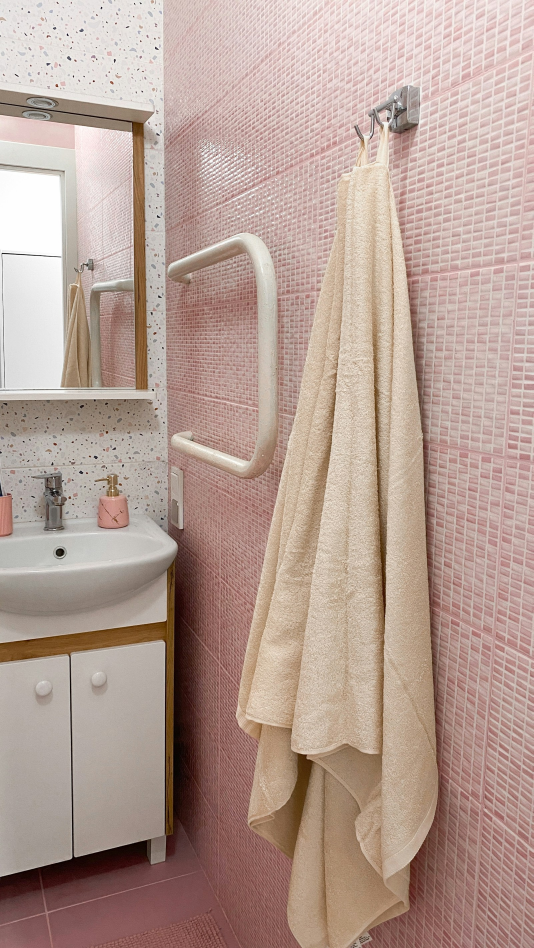
#> input picture outils/eq/l4/douche.jpg, 1600 x 2844 px, found by its file name (shown at 1/3 size)
$ python lot4.py
#> lines starting #> are read from the running program, lines starting #| are printed output that depends on the picture
### outils/phrase.py
"""Atlasienne - format "la phrase qu'on envoie à sa copine" : photo d'ambiance plein cadre 1080x1920,
phrase en serif blanc centrée, enchaînement en fondu. Pas de pagination, pas de "glisse"."""
import sys, os, subprocess, tempfile
sys.path.insert(0, "/home/claude/atlasienne")
from atl2 import serif, sans, wrap, fr, logotype, PAPIER, ROSE, symbole
from PIL import Image, ImageDraw, ImageFilter, ImageEnhance, ImageStat, ImageOps

RW, RH = 1080, 1920
PH = "/home/claude/atlasienne/eq/l4/"
SIDE = 110          # marges latérales (zone sûre Reels)
TOP_SAFE, BOT_SAFE = 300, 420


def fond(photo, fx=0.5, fy=0.5, voile=0.52, flou=0):
#> called with photo = 'douche.jpg', fx = 0.5, fy = 0.4, voile = 0.52, flou = 0
    im = Image.open(PH + photo).convert("RGB")
#> im is the input picture: PIL image 1600x2844 RGB; mean R, G, B 181.6, 158.7, 148.8
    iw, ih = im.size
#> iw = 1600; ih = 2844
    r = RW / RH
    if iw / ih > r:
        ch = ih; cw = ch * r
#> after `ch = ih`: ch = 2844
#> after `cw = ch * r`: cw = 1599.8
    else:
        cw = iw; ch = cw / r
    x0 = min(max(fx * iw - cw / 2, 0), iw - cw)
#> x0 = 0.125
    y0 = min(max(fy * ih - ch / 2, 0), ih - ch)
#> y0 = 0
    im = im.crop((int(x0), int(y0), int(x0 + cw), int(y0 + ch))).resize((RW, RH), Image.LANCZOS)
#> im: PIL image 1080x1920 RGB
    if flou:
        im = im.filter(ImageFilter.GaussianBlur(flou))
    lum = ImageStat.Stat(ImageOps.grayscale(im)).mean[0]
#> lum = 164.4
    # voile chaud, plus fort si la photo est claire
    k = min(0.78, voile + max(0, lum - 110) / 400)
#> k = 0.656
    chaud = Image.new("RGB", (RW, RH), (24, 16, 12))
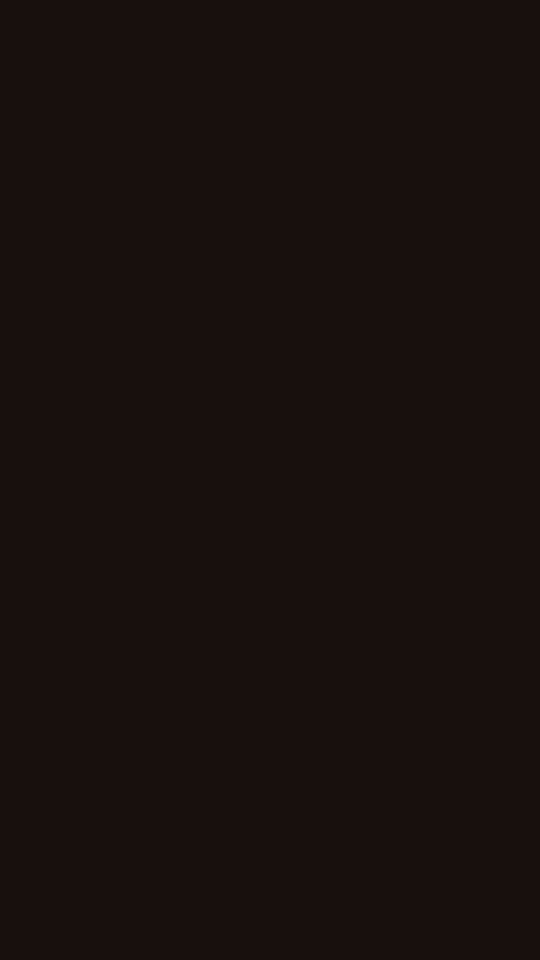
#> chaud: PIL image 1080x1920 RGB (shown at 1/2 size); mean R, G, B 24, 16, 12
    return Image.blend(im, chaud, k)
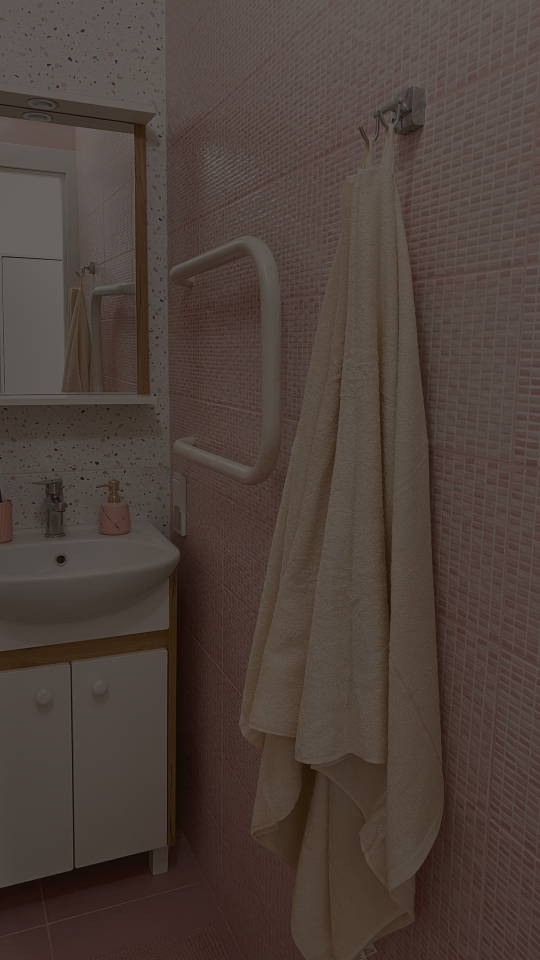
#> returned value: PIL image 1080x1920 RGB (shown at 1/2 size); mean R, G, B 77.7, 64.6, 58.5


# [9 lines left out: function noorph, not called in this run]


def _bloc(d, txt, font, width, lh):
    lines = wrap(d, noorph(txt), font, width)
    return lines, lh * len(lines)


def ecran(path, photo, phrase, sous=None, fx=0.5, fy=0.5, taille=86, voile=0.52, flou=0, cta=None):
    img = fond(photo, fx, fy, voile, flou)
    d = ImageDraw.Draw(img)
    width = RW - 2 * SIDE
    t = taille
    while True:
        fp = serif(t, 560)
        lp, hp = _bloc(d, phrase, fp, width, int(t * 1.16))
        if len(lp) <= 7 or t <= 58:
            break
        t -= 4
#> after the loop, t = 96
    blocs = [(lp, fp, int(t * 1.16), PAPIER, "serif")]
    if sous:
        fs = sans(48, 420)
        ls, hs = _bloc(d, sous, fs, width, 64)
        blocs.append((ls, fs, 64, ROSE, "sans"))
    if cta:
        fc = sans(46, 580)
        lc, hc = _bloc(d, cta, fc, width, 62)
        blocs.append((lc, fc, 62, ROSE, "sans"))
    gap = 54
    total = sum(len(b[0]) * b[2] for b in blocs) + gap * (len(blocs) - 1)
    zone_c = TOP_SAFE + (RH - TOP_SAFE - BOT_SAFE) / 2
    y = int(zone_c - total / 2)
    # ombre douce
    sh = Image.new("L", (RW, RH), 0)
    sd = ImageDraw.Draw(sh)
    yy = y
    for lines, f, lh, col, _ in blocs:
        for ln in lines:
            sd.text((RW / 2, yy + 4), ln, font=f, fill=210, anchor="ma")
            yy += lh
        yy += gap
    sh = sh.filter(ImageFilter.GaussianBlur(12)).point(lambda v: int(v * 0.6))
    img.paste(Image.new("RGB", (RW, RH), (0, 0, 0)), (0, 0), sh)
    d = ImageDraw.Draw(img)
    for i, (lines, f, lh, col, kind) in enumerate(blocs):
        if i > 0 and kind == "sans" and i == len(blocs) - 1 and cta:
            d.line([(RW / 2 - 40, y - gap / 2), (RW / 2 + 40, y - gap / 2)], fill=ROSE, width=3)
        for ln in lines:
            d.text((RW / 2, y), ln, font=f, fill=col, anchor="ma")
            y += lh
        y += gap
    # marque discrète, au-dessus de la zone de légende Instagram
    s = 40
    sym = symbole(s)
    lw = d.textlength("atlasienne", font=serif(34, 620))
    x0 = int(RW / 2 - (s + 12 + lw) / 2)
    yb = RH - BOT_SAFE + 70
    img.paste(sym, (x0, yb - s + 8), sym)
    logotype(d, x0 + s + 12, yb, 34, PAPIER)
    img.save(path, quality=93)
    return path


def duree(txt_total):
    n = len(txt_total.split())
    return round(max(2.0, min(3.6, 0.8 + 0.20 * n)), 2)


# [17 lines left out: function video, not called in this run]


def reel_phrase(slug, out_dir, ecrans, defaults=None):
    """ecrans : liste de dicts (photo, phrase, sous, cta, fx, fy, taille, duree)."""
    d = os.path.join(out_dir, slug)
    os.makedirs(d, exist_ok=True)
    fs, durs = [], []
    for i, e in enumerate(ecrans, 1):
        e = {**(defaults or {}), **e}
        p = os.path.join(d, f"{i:02d}.jpg")
        ecran(p, e["photo"], e["phrase"], e.get("sous"), e.get("fx", .5), e.get("fy", .5),
              e.get("taille", 86), e.get("voile", .52), e.get("flou", 0), e.get("cta"))
        fs.append(p)
        txt = " ".join(x for x in (e["phrase"], e.get("sous"), e.get("cta")) if x)
        durs.append(e.get("duree", duree(txt)))
    durs[0] = max(durs[0], 2.4)
    out = os.path.join(out_dir, slug + ".mp4")
    video(fs, durs, out)
    return fs, durs, out

### outils/atl2.py
"""Atlasienne - moteur de rendu des visuels (v2)."""
import random
import numpy as np
from PIL import Image, ImageDraw, ImageFont

D = "/home/claude/atlasienne/"
OUT = "/home/claude/atlasienne/out3/"
F_SERIF = D + "fonts/Fraunces.ttf"
F_SANS = D + "fonts/Readex.ttf"

# Palette v2
CEDRE = "#17332C"   # seul fond très sombre, couleur signature
PAPIER = "#F2F0EB"
ROSE = "#E8B4A3"    # rose argile
ARDOISE = "#3E5C8A" # argent et carrière
MURE = "#8C4A72"    # style
VIF = "#D9466F"     # accent vif, chiffres et pastilles, jamais en fond
ENCRE = "#1A1A18"

# 5 familles fixes
FAMILLES = {
    "Société": dict(bg=CEDRE, fg=PAPIER, acc=ROSE),
    "Argent": dict(bg=ARDOISE, fg=PAPIER, acc=ROSE),
    "Bien-être": dict(bg=ROSE, fg=CEDRE, acc=CEDRE),
    "Vie": dict(bg=PAPIER, fg=CEDRE, acc=VIF),
    "Style": dict(bg=MURE, fg=PAPIER, acc=ROSE),
}

W, H, M = 1080, 1350, 100


def hexrgb(h):
    h = h.lstrip("#")
    return tuple(int(h[i:i + 2], 16) for i in (0, 2, 4))


def mix(a, b, t):
    a, b = hexrgb(a), hexrgb(b)
    return "#%02X%02X%02X" % tuple(round(x + (y - x) * t) for x, y in zip(a, b))


def _font(path, size, wght, soft=100, wonk=1, opsz=None):
    f = ImageFont.truetype(path, int(size))
    vals = []
#> (the run stopped early here; a loop or call above may not have finished)

$ run again, with outils/eq/l4/gateaux.jpg copied over outils/eq/l4/douche.jpg
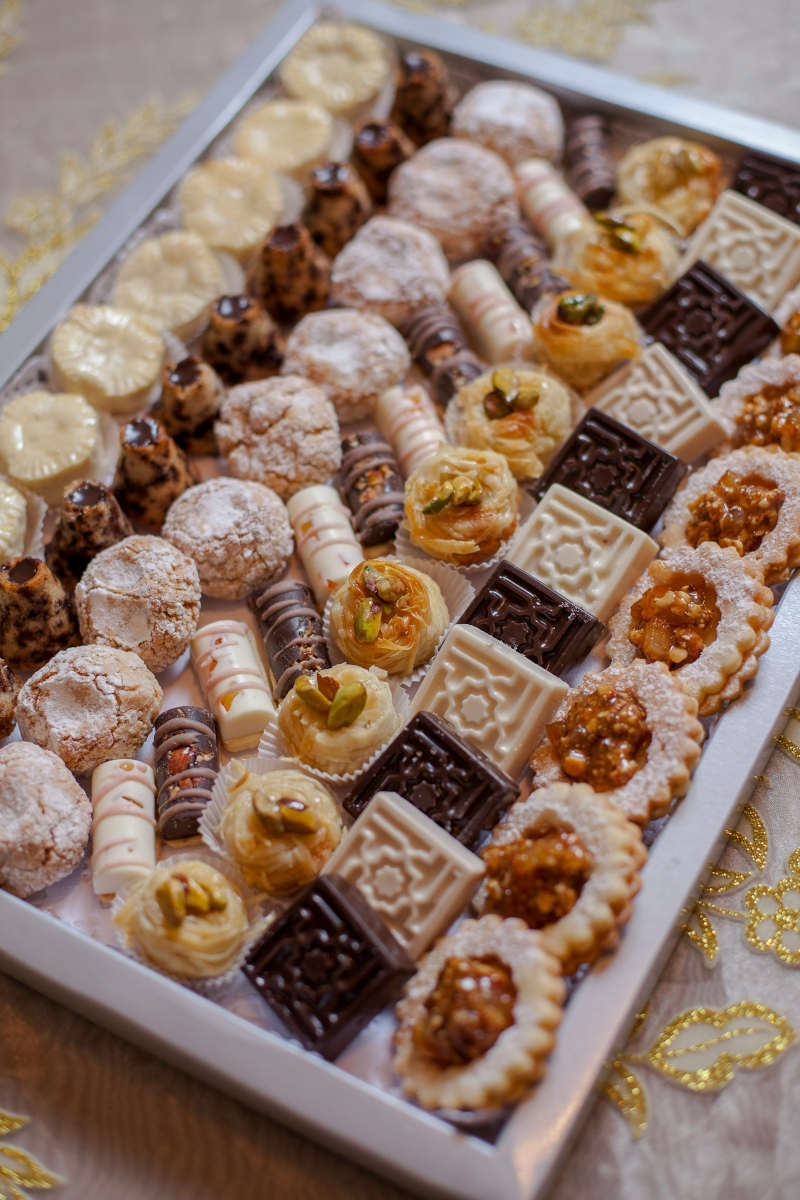
#> input picture outils/eq/l4/gateaux.jpg, 1600 x 2400 px, found by its file name (shown at 1/2 size)
#> in fond, im is the input picture: PIL image 1600x2400 RGB; mean R, G, B 142.1, 117.4, 102.1
#> in fond, `im = im.crop((int(x0), int(y0), int(x0 + cw), int(y0 + ch))).resize((R..`:
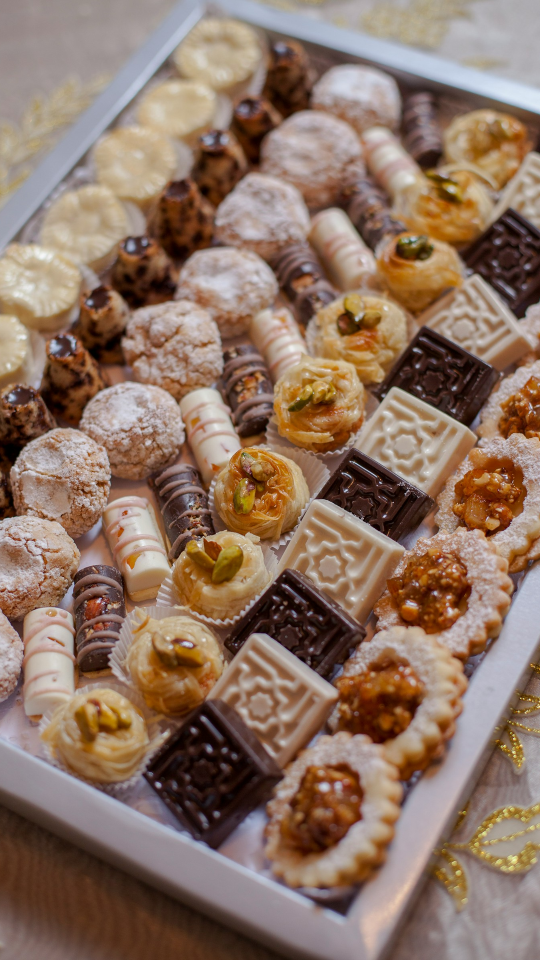
#> im: PIL image 1080x1920 RGB (shown at 1/2 size); mean R, G, B 141.2, 115.7, 99.9
#> lum = 121.5
#> k = 0.549
#> in fond, `return Image.blend(im, chaud, k)`:
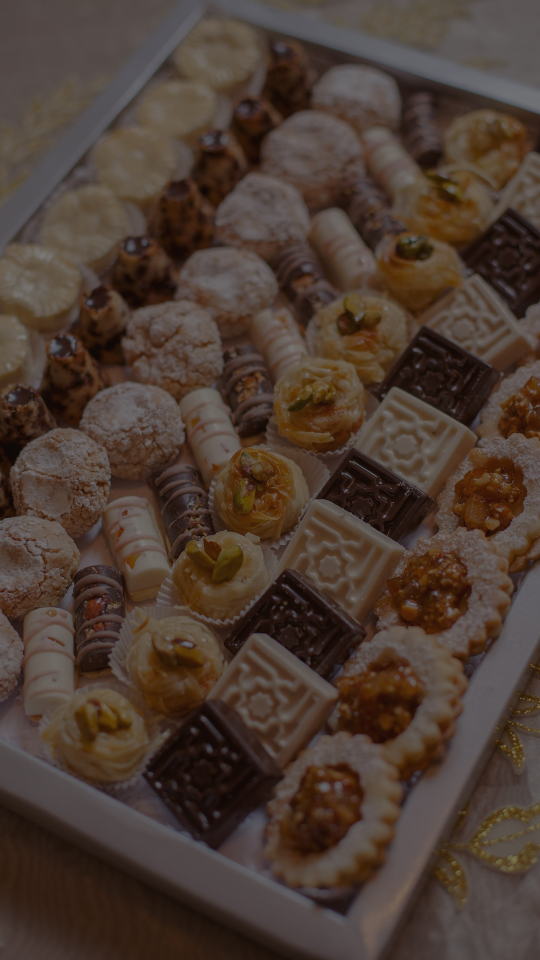
#> returned value: PIL image 1080x1920 RGB (shown at 1/2 size); mean R, G, B 76.4, 60.5, 51.1
#> after the loop in ecran, `while True:`: t = 96
